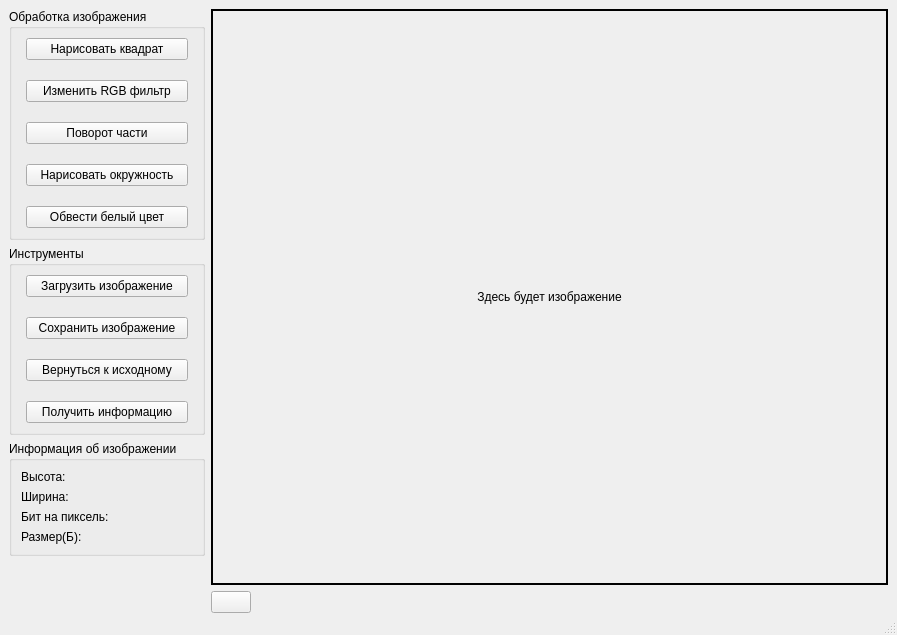
<?xml version="1.0" encoding="UTF-8"?>
<ui version="4.0">
 <class>MainWindow</class>
 <widget class="QMainWindow" name="MainWindow">
  <property name="windowModality">
   <enum>Qt::NonModal</enum>
  </property>
  <property name="enabled">
   <bool>true</bool>
  </property>
  <property name="geometry">
   <rect>
    <x>0</x>
    <y>0</y>
    <width>897</width>
    <height>635</height>
   </rect>
  </property>
  <property name="sizePolicy">
   <sizepolicy hsizetype="Preferred" vsizetype="Preferred">
    <horstretch>0</horstretch>
    <verstretch>0</verstretch>
   </sizepolicy>
  </property>
  <property name="windowTitle">
   <string>Главное окно</string>
  </property>
  <property name="styleSheet">
   <string notr="true"/>
  </property>
  <widget class="QWidget" name="centralwidget">
   <property name="sizePolicy">
    <sizepolicy hsizetype="Expanding" vsizetype="Expanding">
     <horstretch>0</horstretch>
     <verstretch>0</verstretch>
    </sizepolicy>
   </property>
   <layout class="QFormLayout" name="formLayout_2">
    <property name="labelAlignment">
     <set>Qt::AlignLeading|Qt::AlignLeft|Qt::AlignVCenter</set>
    </property>
    <property name="formAlignment">
     <set>Qt::AlignLeading|Qt::AlignLeft|Qt::AlignTop</set>
    </property>
    <property name="bottomMargin">
     <number>0</number>
    </property>
    <item row="2" column="0">
     <layout class="QVBoxLayout" name="verticalLayout_6">
      <item>
       <layout class="QVBoxLayout" name="verticalLayout_5">
        <property name="sizeConstraint">
         <enum>QLayout::SetFixedSize</enum>
        </property>
        <item>
         <widget class="QGroupBox" name="groupBox">
          <property name="sizePolicy">
           <sizepolicy hsizetype="Preferred" vsizetype="Fixed">
            <horstretch>0</horstretch>
            <verstretch>0</verstretch>
           </sizepolicy>
          </property>
          <property name="title">
           <string>Обработка изображения</string>
          </property>
          <layout class="QVBoxLayout" name="verticalLayout_3">
           <item>
            <layout class="QVBoxLayout" name="verticalLayout">
             <property name="spacing">
              <number>0</number>
             </property>
             <property name="leftMargin">
              <number>5</number>
             </property>
             <property name="rightMargin">
              <number>5</number>
             </property>
             <item>
              <widget class="QPushButton" name="draw_square">
               <property name="sizePolicy">
                <sizepolicy hsizetype="Preferred" vsizetype="Fixed">
                 <horstretch>0</horstretch>
                 <verstretch>0</verstretch>
                </sizepolicy>
               </property>
               <property name="text">
                <string>Нарисовать квадрат</string>
               </property>
              </widget>
             </item>
             <item>
              <spacer name="verticalSpacer">
               <property name="orientation">
                <enum>Qt::Vertical</enum>
               </property>
               <property name="sizeType">
                <enum>QSizePolicy::Fixed</enum>
               </property>
               <property name="sizeHint" stdset="0">
                <size>
                 <width>20</width>
                 <height>20</height>
                </size>
               </property>
              </spacer>
             </item>
             <item>
              <widget class="QPushButton" name="change_RGB">
               <property name="sizePolicy">
                <sizepolicy hsizetype="Preferred" vsizetype="Fixed">
                 <horstretch>0</horstretch>
                 <verstretch>0</verstretch>
                </sizepolicy>
               </property>
               <property name="text">
                <string>Изменить RGB фильтр</string>
               </property>
              </widget>
             </item>
             <item>
              <spacer name="verticalSpacer_2">
               <property name="orientation">
                <enum>Qt::Vertical</enum>
               </property>
               <property name="sizeType">
                <enum>QSizePolicy::Fixed</enum>
               </property>
               <property name="sizeHint" stdset="0">
                <size>
                 <width>20</width>
                 <height>20</height>
                </size>
               </property>
              </spacer>
             </item>
             <item>
              <widget class="QPushButton" name="rotate_fragment">
               <property name="sizePolicy">
                <sizepolicy hsizetype="Preferred" vsizetype="Fixed">
                 <horstretch>0</horstretch>
                 <verstretch>0</verstretch>
                </sizepolicy>
               </property>
               <property name="text">
                <string>Поворот части</string>
               </property>
              </widget>
             </item>
             <item>
              <spacer name="verticalSpacer_3">
               <property name="orientation">
                <enum>Qt::Vertical</enum>
               </property>
               <property name="sizeType">
                <enum>QSizePolicy::Fixed</enum>
               </property>
               <property name="sizeHint" stdset="0">
                <size>
                 <width>20</width>
                 <height>20</height>
                </size>
               </property>
              </spacer>
             </item>
             <item>
              <widget class="QPushButton" name="draw_circle">
               <property name="sizePolicy">
                <sizepolicy hsizetype="Preferred" vsizetype="Fixed">
                 <horstretch>0</horstretch>
                 <verstretch>0</verstretch>
                </sizepolicy>
               </property>
               <property name="text">
                <string>Нарисовать окружность</string>
               </property>
              </widget>
             </item>
             <item>
              <spacer name="verticalSpacer_4">
               <property name="orientation">
                <enum>Qt::Vertical</enum>
               </property>
               <property name="sizeType">
                <enum>QSizePolicy::Fixed</enum>
               </property>
               <property name="sizeHint" stdset="0">
                <size>
                 <width>20</width>
                 <height>20</height>
                </size>
               </property>
              </spacer>
             </item>
             <item>
              <widget class="QPushButton" name="make_frame">
               <property name="text">
                <string>Обвести белый цвет</string>
               </property>
              </widget>
             </item>
            </layout>
           </item>
          </layout>
         </widget>
        </item>
        <item>
         <widget class="QGroupBox" name="groupBox_2">
          <property name="sizePolicy">
           <sizepolicy hsizetype="Preferred" vsizetype="Fixed">
            <horstretch>0</horstretch>
            <verstretch>0</verstretch>
           </sizepolicy>
          </property>
          <property name="title">
           <string>Инструменты</string>
          </property>
          <layout class="QVBoxLayout" name="verticalLayout_4">
           <item>
            <layout class="QVBoxLayout" name="verticalLayout_2">
             <property name="spacing">
              <number>0</number>
             </property>
             <property name="leftMargin">
              <number>5</number>
             </property>
             <property name="rightMargin">
              <number>5</number>
             </property>
             <item>
              <widget class="QPushButton" name="load_image">
               <property name="text">
                <string>Загрузить изображение</string>
               </property>
              </widget>
             </item>
             <item>
              <spacer name="verticalSpacer_6">
               <property name="orientation">
                <enum>Qt::Vertical</enum>
               </property>
               <property name="sizeType">
                <enum>QSizePolicy::Fixed</enum>
               </property>
               <property name="sizeHint" stdset="0">
                <size>
                 <width>20</width>
                 <height>20</height>
                </size>
               </property>
              </spacer>
             </item>
             <item>
              <widget class="QPushButton" name="save_image">
               <property name="text">
                <string>Сохранить изображение</string>
               </property>
              </widget>
             </item>
             <item>
              <spacer name="verticalSpacer_5">
               <property name="orientation">
                <enum>Qt::Vertical</enum>
               </property>
               <property name="sizeType">
                <enum>QSizePolicy::Fixed</enum>
               </property>
               <property name="sizeHint" stdset="0">
                <size>
                 <width>20</width>
                 <height>20</height>
                </size>
               </property>
              </spacer>
             </item>
             <item>
              <widget class="QPushButton" name="reload_image">
               <property name="text">
                <string>Вернуться к исходному</string>
               </property>
              </widget>
             </item>
             <item>
              <spacer name="verticalSpacer_7">
               <property name="orientation">
                <enum>Qt::Vertical</enum>
               </property>
               <property name="sizeType">
                <enum>QSizePolicy::Fixed</enum>
               </property>
               <property name="sizeHint" stdset="0">
                <size>
                 <width>20</width>
                 <height>20</height>
                </size>
               </property>
              </spacer>
             </item>
             <item>
              <widget class="QPushButton" name="info">
               <property name="text">
                <string>Получить информацию</string>
               </property>
              </widget>
             </item>
            </layout>
           </item>
          </layout>
         </widget>
        </item>
        <item>
         <widget class="QGroupBox" name="groupBox_3">
          <property name="sizePolicy">
           <sizepolicy hsizetype="Fixed" vsizetype="Preferred">
            <horstretch>0</horstretch>
            <verstretch>0</verstretch>
           </sizepolicy>
          </property>
          <property name="title">
           <string>Информация об изображении</string>
          </property>
          <layout class="QFormLayout" name="formLayout">
           <item row="0" column="0">
            <widget class="QLabel" name="label_2">
             <property name="text">
              <string>Высота:</string>
             </property>
            </widget>
           </item>
           <item row="2" column="0">
            <widget class="QLabel" name="label_3">
             <property name="text">
              <string>Ширина:</string>
             </property>
            </widget>
           </item>
           <item row="3" column="0">
            <widget class="QLabel" name="label_4">
             <property name="text">
              <string>Бит на пиксель:</string>
             </property>
            </widget>
           </item>
           <item row="3" column="1">
            <widget class="QLabel" name="bit_pixels_label">
             <property name="text">
              <string/>
             </property>
            </widget>
           </item>
           <item row="4" column="0">
            <widget class="QLabel" name="label_5">
             <property name="text">
              <string>Размер(Б):</string>
             </property>
            </widget>
           </item>
           <item row="4" column="1">
            <widget class="QLabel" name="size_byte_label">
             <property name="text">
              <string/>
             </property>
            </widget>
           </item>
           <item row="2" column="1">
            <widget class="QLabel" name="width_label">
             <property name="text">
              <string/>
             </property>
            </widget>
           </item>
           <item row="0" column="1">
            <widget class="QLabel" name="height_label">
             <property name="text">
              <string/>
             </property>
            </widget>
           </item>
          </layout>
         </widget>
        </item>
       </layout>
      </item>
      <item>
       <spacer name="verticalSpacer_8">
        <property name="orientation">
         <enum>Qt::Vertical</enum>
        </property>
        <property name="sizeHint" stdset="0">
         <size>
          <width>20</width>
          <height>100000</height>
         </size>
        </property>
       </spacer>
      </item>
     </layout>
    </item>
    <item row="2" column="1">
     <widget class="QLabel" name="label">
      <property name="enabled">
       <bool>true</bool>
      </property>
      <property name="sizePolicy">
       <sizepolicy hsizetype="Expanding" vsizetype="Expanding">
        <horstretch>0</horstretch>
        <verstretch>0</verstretch>
       </sizepolicy>
      </property>
      <property name="minimumSize">
       <size>
        <width>650</width>
        <height>562</height>
       </size>
      </property>
      <property name="styleSheet">
       <string notr="true">border-style: solid; border-width: 2px; border-color: black;</string>
      </property>
      <property name="text">
       <string>Здесь будет изображение</string>
      </property>
      <property name="alignment">
       <set>Qt::AlignCenter</set>
      </property>
      <property name="margin">
       <number>5</number>
      </property>
     </widget>
    </item>
    <item row="3" column="1">
     <widget class="QPushButton" name="reload_scale">
      <property name="sizePolicy">
       <sizepolicy hsizetype="Fixed" vsizetype="Fixed">
        <horstretch>0</horstretch>
        <verstretch>0</verstretch>
       </sizepolicy>
      </property>
      <property name="text">
       <string/>
      </property>
      <property name="icon">
       <iconset resource="../icon.qrc">
        <normaloff>:/res/reload.png</normaloff>:/res/reload.png</iconset>
      </property>
     </widget>
    </item>
   </layout>
  </widget>
  <widget class="QStatusBar" name="statusbar"/>
  <action name="action">
   <property name="text">
    <string>Получить информацию</string>
   </property>
  </action>
  <action name="actionabc">
   <property name="text">
    <string>abc</string>
   </property>
  </action>
 </widget>
 <resources>
  <include location="../icon.qrc"/>
 </resources>
 <connections/>
</ui>
